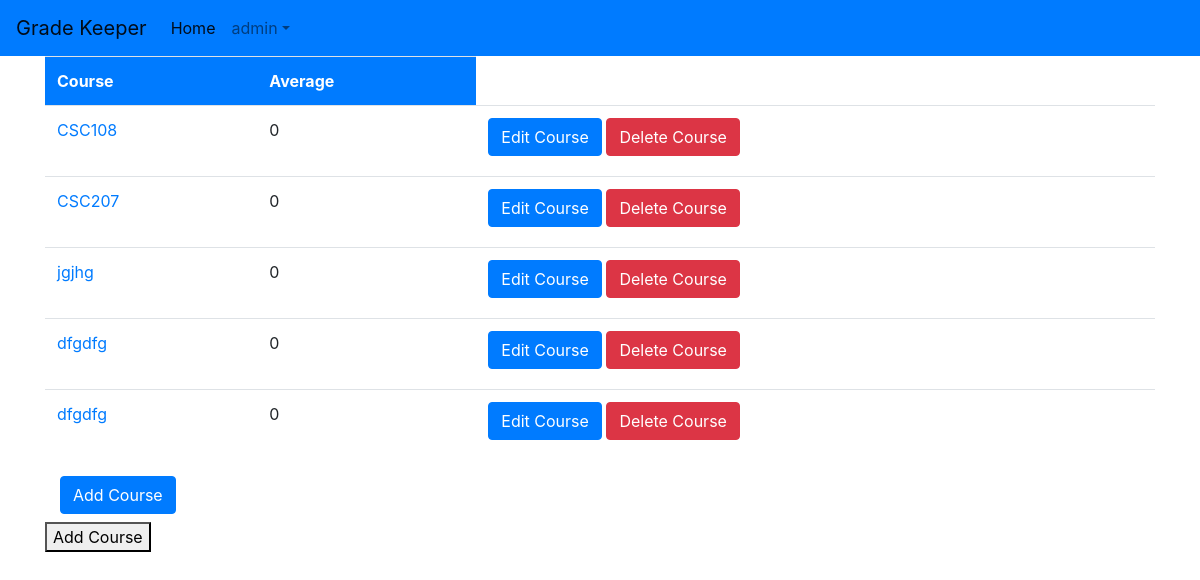
Page /courses/ (signed in) on the earlier database version.
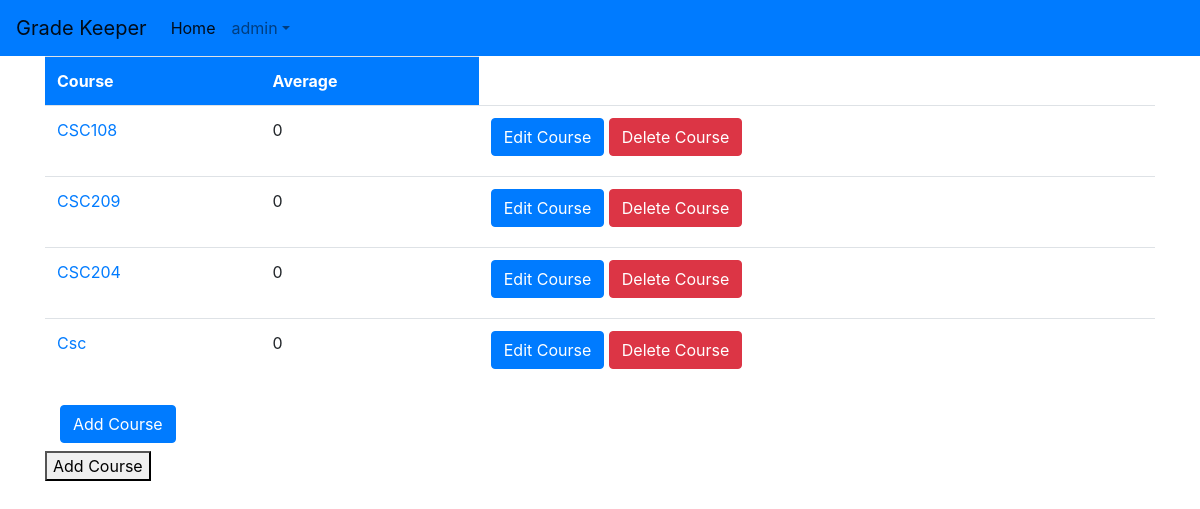
Same page on the later database version.
### courses/models.py (models this page shows, shortened)
class Course(models.Model):
    course_code = models.CharField(max_length=10)
    course_name = models.CharField(max_length=100)
    starter = models.ForeignKey(User, related_name='created_by',on_delete = models.SET('deleted'),blank=True)

### courses/views.py (the view)
# urls.py: path('courses/', views.CourseView.as_view() , name='course_list'),
class CourseView(ListView):
    model = Course
    template_name = 'course_list'
    def get_queryset(self):
        user = self.request.user
        queryset =  user.created_by.all()
        return queryset

### templates/courses/course_list.html
{% extends 'base.html' %}
{% block content %}
<div class='container'>
  <div class="table-responsive">
    <table class="table" id="course_table">
          <tr class="table_header bg-primary text-white">
            <th>Course</th>
            <th>Average</th>
          </tr>
          {% for course in course_list %}
          <tr class ='table_rows'>
            <td> <a href="{% url 'coursework_list' course.pk %}">{{ course.course_code }}</a></td>
            <td>0</td>
            <td>
              <a href="{% url 'edit_course_form' course.pk%}"><button type="submit" class="btn btn-primary mb-2 edit_button">Edit Course </button></a>
              <a href="{% url 'delete_course_form' course.pk%}"><button type="submit" class="btn btn-danger mb-2 delete_button">Delete Course</button></a>
            </td>
          </tr>
          {% endfor %}
    </table>
  </div>
</div>
<div class="container">
      <div class = "col-sm-4"><a href="{% url 'course_form' %}"><button type="submit" required="required" class="btn btn-primary mb-2">Add Course</button></a></div>
      <button class ='edit_button' id='this1' onclick="myFunction()">Add Course</button>
</div>
{% endblock %}

### templates/base.html (shortened to what this page needs)
{% load static %}<!DOCTYPE html>
<html>
  <head>
    <link rel="stylesheet" href="https://stackpath.bootstrapcdn.com/bootstrap/4.1.1/css/bootstrap.min.css">
    <link rel="stylesheet" href="https://cdnjs.cloudflare.com/ajax/libs/font-awesome/4.7.0/css/font-awesome.min.css">
    <nav class="navbar navbar-expand-lg navbar-light bg-primary text-white">
        <a class='navbar-brand' href='{% url 'course_list' %}'> Grade Keeper </a>
        <div class='collapse navbar-collapse' id='navbarSupportedContent'>
          <ur class="navbar-nav mr-auto">
            <li class='nav-item active'>
              <a class='nav-link' href='#'> Home </a>
            </li>
            {% if user.is_authenticated %}
            <li class="nav-item dropdown">
              <a class="nav-link dropdown-toggle" href="#" id="navbarDropdown" role="button" data-toggle="dropdown" aria-haspopup="true" aria-expanded="false">{{ user.username }}</a>
            </li>
            {% endif %}
        </div>
    </nav>
  </head>
    {% block content %}
    {% endblock %}
</html>

Differences in the rows shown:
removed Course: course_code "jgjhg"
removed Course: course_code "dfgdfg"
removed Course: course_code "dfgdfg"
changed Course: course_code "CSC207" → "CSC209"
added Course: course_code "CSC204"
added Course: course_code "Csc"
